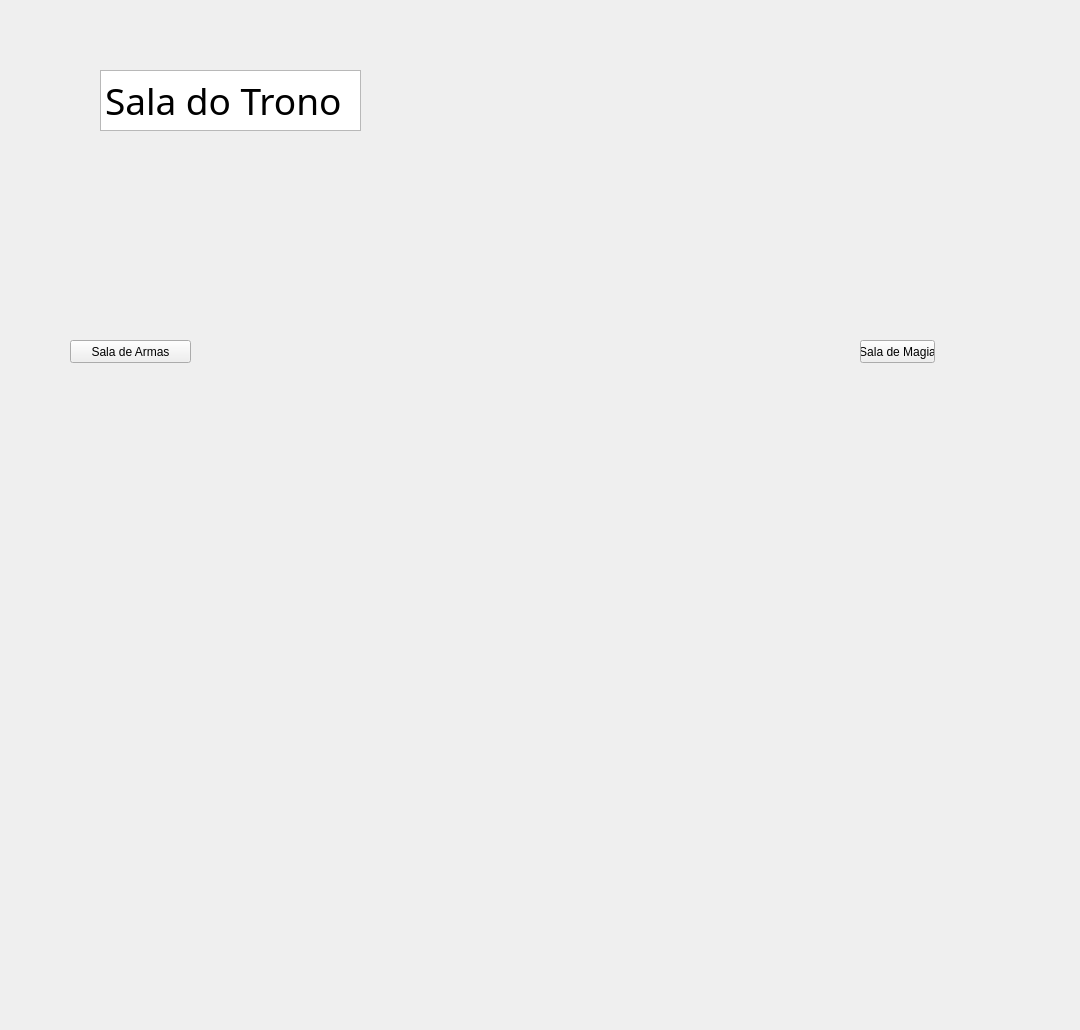
      <widget class="QWidget" name="sala_trono">
       <widget class="QLabel" name="label_10">
        <property name="geometry">
         <rect>
          <x>30</x>
          <y>-150</y>
          <width>1041</width>
          <height>1021</height>
         </rect>
        </property>
        <property name="maximumSize">
         <size>
          <width>1041</width>
          <height>1024</height>
         </size>
        </property>
        <property name="font">
         <font>
          <family>Papyrus</family>
          <pointsize>19</pointsize>
          <weight>75</weight>
          <bold>true</bold>
         </font>
        </property>
        <property name="tabletTracking">
         <bool>false</bool>
        </property>
        <property name="focusPolicy">
         <enum>Qt::TabFocus</enum>
        </property>
        <property name="styleSheet">
         <string notr="true">QLabel{
   .img{
		height: 100%;
		width:100%;
		object-fit: cover;
    }
}</string>
        </property>
        <property name="frameShape">
         <enum>QFrame::NoFrame</enum>
        </property>
        <property name="frameShadow">
         <enum>QFrame::Raised</enum>
        </property>
        <property name="lineWidth">
         <number>10</number>
        </property>
        <property name="text">
         <string>&lt;!DOCTYPE HTML PUBLIC &quot;-//W3C//DTD HTML 4.0//EN&quot; &quot;http://www.w3.org/TR/REC-html40/strict.dtd&quot;&gt;
&lt;html&gt;&lt;head&gt;&lt;meta name=&quot;qrichtext&quot; content=&quot;1&quot; /&gt;&lt;style type=&quot;text/css&quot;&gt;
p, li { white-space: pre-wrap; }
&lt;/style&gt;&lt;/head&gt;&lt;body style=&quot; font-family:'Papyrus'; font-size:19pt; font-weight:600; font-style:normal;&quot;&gt;
&lt;p style=&quot; margin-top:0px; margin-bottom:0px; margin-left:0px; margin-right:0px; -qt-block-indent:0; text-indent:0px;&quot;&gt;&lt;img src=&quot;:/icons/imagens/Imagem do WhatsApp de 2023-12-03 à(s) 23.35.03_44b85b81.jpg&quot; /&gt;&lt;/p&gt;&lt;/body&gt;&lt;/html&gt;</string>
        </property>
        <property name="alignment">
         <set>Qt::AlignCenter</set>
        </property>
        <property name="indent">
         <number>0</number>
        </property>
        <property name="openExternalLinks">
         <bool>false</bool>
        </property>
       </widget>
       <widget class="QTextBrowser" name="trono">
        <property name="geometry">
         <rect>
          <x>100</x>
          <y>70</y>
          <width>261</width>
          <height>61</height>
         </rect>
        </property>
        <property name="font">
         <font>
          <family>Macondo</family>
          <pointsize>28</pointsize>
         </font>
        </property>
        <property name="html">
         <string>&lt;!DOCTYPE HTML PUBLIC &quot;-//W3C//DTD HTML 4.0//EN&quot; &quot;http://www.w3.org/TR/REC-html40/strict.dtd&quot;&gt;
&lt;html&gt;&lt;head&gt;&lt;meta name=&quot;qrichtext&quot; content=&quot;1&quot; /&gt;&lt;style type=&quot;text/css&quot;&gt;
p, li { white-space: pre-wrap; }
&lt;/style&gt;&lt;/head&gt;&lt;body style=&quot; font-family:'Macondo'; font-size:28pt; font-weight:400; font-style:normal;&quot;&gt;
&lt;p style=&quot; margin-top:0px; margin-bottom:0px; margin-left:0px; margin-right:0px; -qt-block-indent:0; text-indent:0px;&quot;&gt;Sala do Trono&lt;/p&gt;&lt;/body&gt;&lt;/html&gt;</string>
        </property>
       </widget>
       <widget class="QPushButton" name="pb_arm_2">
        <property name="geometry">
         <rect>
          <x>70</x>
          <y>340</y>
          <width>121</width>
          <height>23</height>
         </rect>
        </property>
        <property name="text">
         <string>Sala de Armas</string>
        </property>
       </widget>
       <widget class="QPushButton" name="pb_sm_3">
        <property name="geometry">
         <rect>
          <x>860</x>
          <y>340</y>
          <width>75</width>
          <height>23</height>
         </rect>
        </property>
        <property name="text">
         <string>Sala de Magia</string>
        </property>
       </widget>
      </widget>
